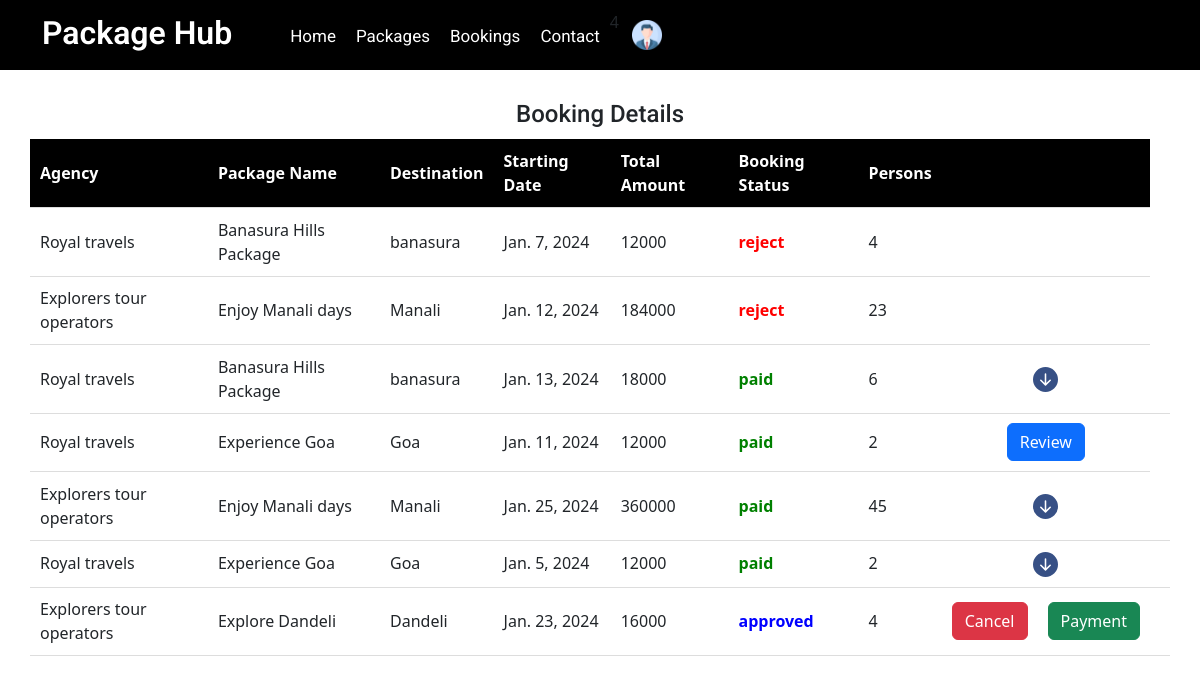
The page /userviewbookings (signed in) on the database as committed earlier.
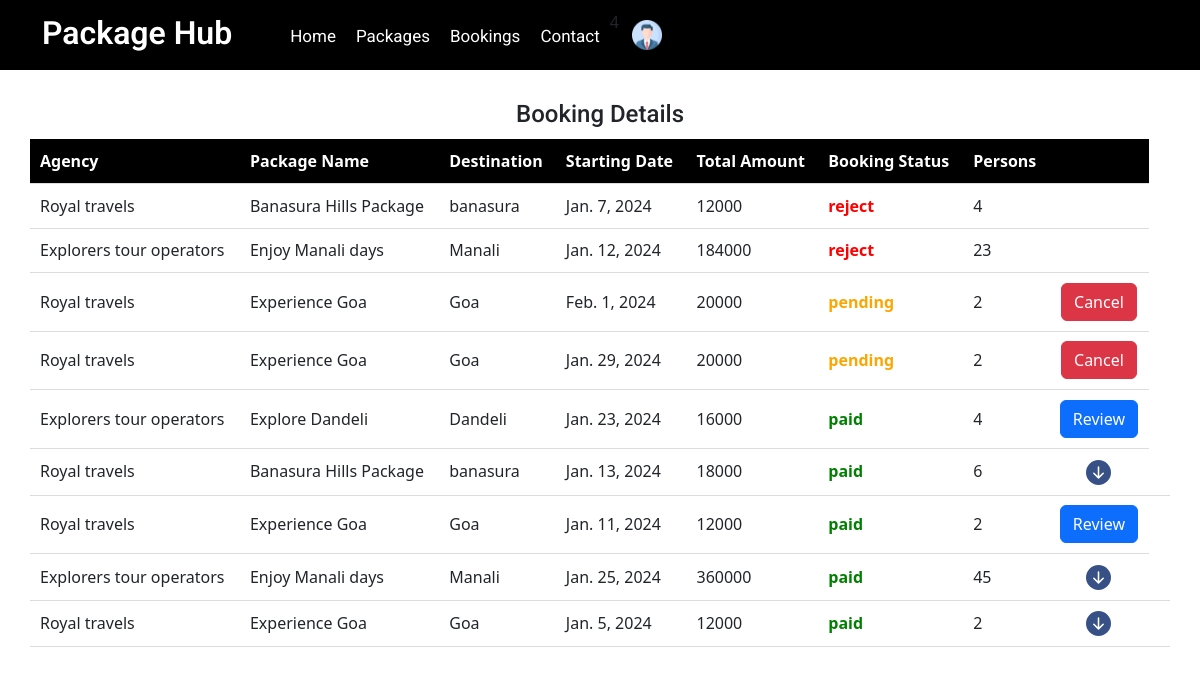
The same page on the database as committed later.
### app/models.py (models this page shows, shortened)
class Booking(models.Model):
    booking_status = (
        ('booked', 'booked'),
        ('pending', 'pending'),
        ('reject', 'reject'),
    )
    user_id = models.ForeignKey(CustomUser, on_delete=models.CASCADE)
    package_id = models.ForeignKey(Package, on_delete=models.CASCADE)
    name = models.CharField(max_length=50)
    no_of_people = models.IntegerField()
    booking_date = models.DateField()
    date = models.DateTimeField(auto_now_add=True)
    HealthAssistant_id = models.ForeignKey(HealthAssistant, on_delete=models.CASCADE,null=True)
    status = models.CharField(choices=booking_status, default='pending', max_length=50)
    total_amount = models.IntegerField()
    rating = models.IntegerField(null=True, blank=True)
    review = models.CharField(max_length=200, null=True, blank=True)

class Package(models.Model):
    user_id = models.ForeignKey(CustomUser, on_delete=models.CASCADE)
    package_name = models.CharField(max_length=100)
    img1 = models.FileField(upload_to='package')
    img2 = models.FileField(upload_to='package')
    img3 = models.FileField(upload_to='package')
    price = models.IntegerField()
    no_of_days = models.IntegerField()
    no_of_night = models.IntegerField()
    source = models.CharField(max_length=50)
    destination = models.CharField(max_length=50)
    description = models.CharField(max_length=200)

class CustomUser(AbstractUser):
    register_status = (
        ('approve', 'approve'),
        ('pending', 'pending'),
        ('reject', 'reject'),
    )
    phone_number = models.CharField(max_length=10)
    user_type = models.CharField(max_length=100)
    status = models.CharField(choices=register_status, default='pending', max_length=50)
    agencyName=models.CharField(max_length=20, default='{Package name}')

### app/views.py (the view)
# urls.py: path('userviewbookings', views.userviewbookings, name="userviewbookings"),
@cache_control(no_cache=True, must_revalidate=True, no_store=True)
@login_required(login_url=Login)
def userviewbookings(request):
    User = CustomUser.objects.get(id=request.user.id)
    bookings_data = Booking.objects.filter(user_id=User).order_by('-status','-date')
    return render(request, 'User/Booking.html', {'bookings_data':bookings_data, 'User':User})

### template/User/Booking.html (shortened to what the changed rows need)
<!doctype html>
<html lang="en">
  <head>
    {% load static %}
    <link rel="stylesheet" href="{% static 'css/style-starter.css' %}">
    <link rel="stylesheet" href="https://cdnjs.cloudflare.com/ajax/libs/font-awesome/4.7.0/css/font-awesome.min.css">
  <link href="https://cdn.jsdelivr.net/npm/bootstrap@5.3.2/dist/css/bootstrap.min.css" rel="stylesheet"
>
  </head>
<body id="home">
<section class=" w3l-header-4 header-sticky">
	<header id="site-header" class="fixed-top">
		<div class="container">
			<nav class="navbar navbar-expand-lg navbar-dark stroke">
				<h1><a class="navbar-brand" href="{% url 'userHome' %}">
					</span>Package hub
				</a></h1>
				</div>
	  </header>
</section>
  <section>
    <table style="width: 95%;">
      <tr>
        <th>Agency</th>
        <th>Package Name</th>
        <th>Destination</th>
        <th>Starting Date</th>
        <th>Total Amount</th>
        <th>Booking Status</th>
        <th>Persons</th>
        <th></th>
      </tr>
      {% for booking in bookings_data %}
      <tr>
        <td>{{ booking.package_id.user_id.agencyName }}</td>
        <td>{{ booking.package_id.package_name }}</td>
        <td>{{ booking.package_id.destination }}</td>
        <td>{{ booking.booking_date }}</td>
        <td>{{ booking.total_amount }}</td>
        <td style="font-weight: bold;{% if booking.status == 'pending' %}color: orange;{% elif booking.status == 'approved' %}color: blue;{% elif booking.status == 'reject' %}color: red;{% elif booking.status == 'paid' %}color: green;{% endif %}">
          {{ booking.status }}
        </td>
        <td >{{ booking.no_of_people }}</td>
        <td style="text-align: center;">
          {% if booking.review %}
            <svg style="color: #375085;"  data-bs-toggle="collapse" data-bs-target="#bookingDetails{{ booking.id }}" aria-expanded="false" aria-controls="bookingDetails{{ booking.id }}" xmlns="http://www.w3.org/2000/svg" width="25" height="25" fill="currentColor" class="bi bi-arrow-down-circle-fill" viewBox="0 0 16 16">
              <path d="M16 8A8 8 0 1 1 0 8a8 8 0 0 1 16 0M8.5 4.5a.5.5 0 0 0-1 0v5.793L5.354 8.146a.5.5 0 1 0-.708.708l3 3a.5.5 0 0 0 .708 0l3-3a.5.5 0 0 0-.708-.708L8.5 10.293z"/>
            </svg>
        </td>
        <td>
          {% else %}
          {% if booking.status == "pending"  %}
          <form action="{% url 'cancel_booking' booking.id %}" method="post">
            <button type="button" class="btn btn-danger{% if booking.status == 'approved' %} d-none{% endif %}" data-bs-toggle="modal" data-bs-target="#cancelBooking">
              Cancel
            </button>
          </form>
          {% endif %}
          {% if booking.status == "approved" %}
          <div class="d-flex" style="gap: 20px;">
          <form action="{% url 'cancel_booking' booking.id %}" method="post">
            <button type="button" class="btn btn-danger" data-bs-toggle="modal" data-bs-target="#cancelBooking">
              Cancel
            </button>
          </form>
          <a href="{% url 'payments' id=booking.id %}"><button type="button"  class="btn btn-success"  data-bs-target="#staticBackdrop">
            Payment
          </button></a>
        </div>
          {% elif booking.status == "paid" %}
          <button type="button" class="btn btn-primary" data-bs-toggle="modal" data-bs-target="#staticBackdrop">
            Review
          </button>
          {% endif %}
          {% endif %}
          </td>
      </tr>
      {% endfor %}
    </table>
  </section>
</body>
</html>

Rows that differ between the two databases and show on the page:
added Booking: package_id.user_id.agencyName "Royal travels", package_id.package_name "Experience Goa", package_id.destination "Goa", booking_date "Feb. 1, 2024", total_amount "20000", status "pending", no_of_people "2", shows "Cancel"
added Booking: package_id.user_id.agencyName "Royal travels", package_id.package_name "Experience Goa", package_id.destination "Goa", booking_date "Jan. 29, 2024", total_amount "20000", status "pending", no_of_people "2", shows "Cancel"
changed Booking "Jan. 23, 2024": status "approved" → "paid"; review "Cancel Payment" → "Review"; moves up the list
